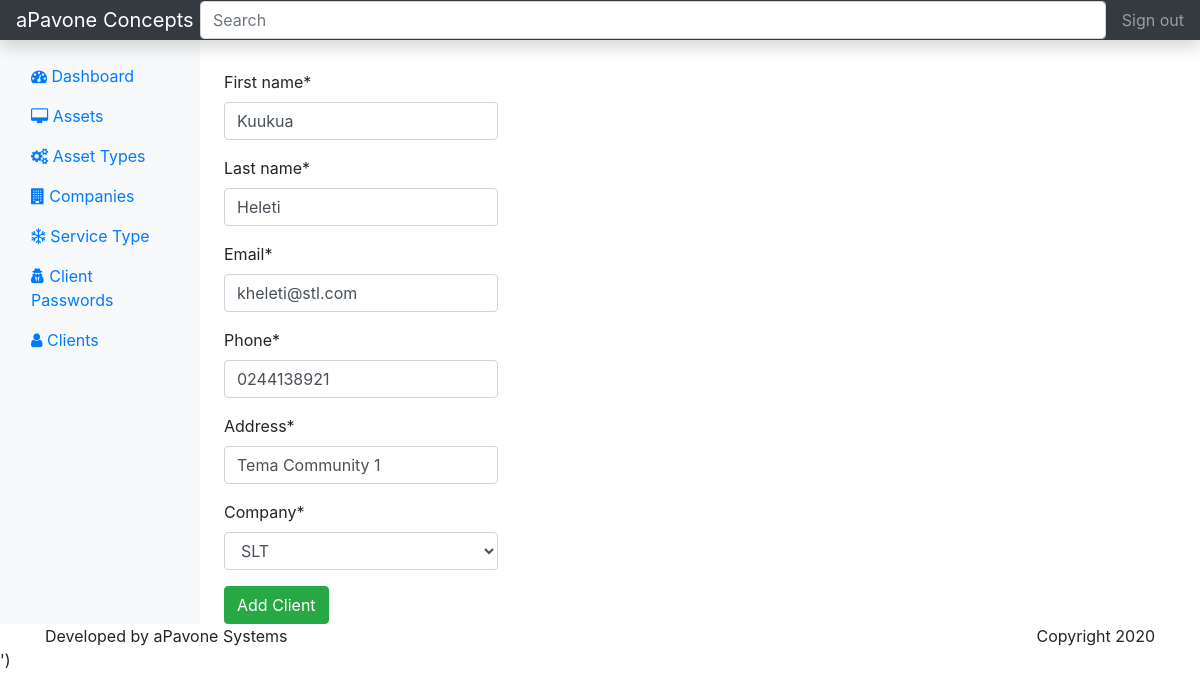
Page /staff/1 on the committed database.
### register/models.py (models this page shows, shortened)
class Staff(models.Model):
    first_name = models.CharField(max_length=30)
    last_name = models.CharField(max_length=30)
    email = models.EmailField(unique=True)
    phone = models.CharField(max_length=10)
    address = models.CharField(max_length=30)
    company = models.ForeignKey(Company, on_delete=models.CASCADE)
    class Meta:
        verbose_name = 'Staff'
        verbose_name_plural = 'Staff'

### register/views.py (the view, shortened to what this page needs)
# urls.py: path('staff/<int:id>', views.update_staff, name='update_staff'),
def update_staff(request, id):
    staffs = Staff.objects.get(pk=id)
    if request.method == "GET":
        form = StaffForm(instance=staffs)
        return render(request, "register/staff/create-staff.html", {'form': form})

### register/forms.py
class StaffForm(ModelForm):
    class Meta:
        model = Staff
        fields = '__all__'
    def __init__(self, *args, **kwargs):
        super(StaffForm, self).__init__(*args, **kwargs)
        self.fields['company'].empty_label = 'Select Company'

### register/models.py (called while the page is built)
    def __str__(self):
        return self.name

### register/templates/register/staff/create-staff.html (shortened to what this page needs)
{% extends 'register/pages/layout.html' %}
{% load crispy_forms_tags %}
{% block content %}
<div class="row" style="margin-top:30px;">
    <form action="" method="POST">
    <div class="col-12">
        {{ form.first_name | as_crispy_field }}
    </div>
    <div class="col-12">
        {{ form.last_name | as_crispy_field }}
    </div>
    <div class="col-12">
       {{ form.email | as_crispy_field }}
    </div>
    <div class="col-12">
      {{ form.phone | as_crispy_field }}
    </div>
    <div class="col-12">
        {{ form.address | as_crispy_field }}
    </div>
    <div class="col-12">
        {{ form.company | as_crispy_field }}
    </div>
    <div class="col-12">
        <input type="submit" class="btn btn-success" value="Add Client">
    </div>
</form>
</div>
{% endblock %}

### rows in the picture
Staff: first_name "Kuukua", last_name "Heleti", email "kheleti@stl.com", phone "0244138921", address "Tema Community 1", company "SLT"
